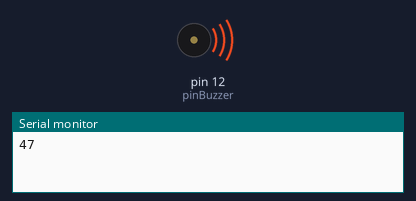
Bench run of a sketch on a simulated Arduino Uno, built with avr-gcc and run on an emulated ATmega328P. Shown: buzzer (waves = sounding), the last lines printed to the serial monitor. Random numbers use the default seed unless the sketch sets one.

Above: at 0.1 s.
At 34.1 s:
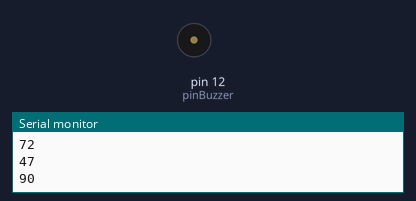
Timing chart, 0 to 35.6 s (numbered marks = the images above):
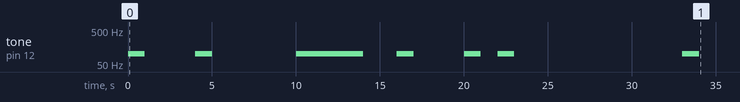

Measured:
- by itself, tone on pin 12 (pinBuzzer): plays 100 Hz for 1.0 s, 100 Hz for 1.0 s, 100 Hz for 4.0 s, 100 Hz for 1.0 s, 100 Hz for 1.0 s, 100 Hz for 1.0 s … (7 notes in this stretch)

The sketch:

nanobuzzer.ino
```cpp
const int pinBuzzer = 12; //Buzzer Pin

void setup() {
  Serial.begin(9600);
  pinMode(pinBuzzer,OUTPUT);

}

void loop () {
  int button;
  int cgm = random(40,100);
  Serial.println(cgm);

  if (cgm <= 54) {
   tone(pinBuzzer, 100);
  } else {
    noTone(pinBuzzer);
  }
  delay(1000);
}
```
